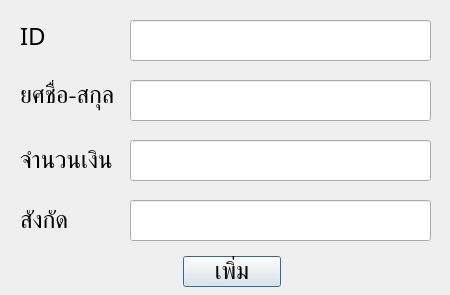
<?xml version="1.0" encoding="UTF-8"?>
<ui version="4.0">
 <class>AddItem</class>
 <widget class="QDialog" name="AddItem">
  <property name="geometry">
   <rect>
    <x>0</x>
    <y>0</y>
    <width>450</width>
    <height>295</height>
   </rect>
  </property>
  <property name="font">
   <font>
    <family>TH SarabunPSK</family>
    <pointsize>18</pointsize>
   </font>
  </property>
  <property name="windowTitle">
   <string>เพิ่มลูกค้า</string>
  </property>
  <widget class="QLabel" name="label">
   <property name="geometry">
    <rect>
     <x>20</x>
     <y>20</y>
     <width>101</width>
     <height>31</height>
    </rect>
   </property>
   <property name="font">
    <font>
     <family>TH SarabunPSK</family>
     <pointsize>18</pointsize>
    </font>
   </property>
   <property name="text">
    <string>ID</string>
   </property>
  </widget>
  <widget class="QLabel" name="label_2">
   <property name="geometry">
    <rect>
     <x>20</x>
     <y>80</y>
     <width>101</width>
     <height>31</height>
    </rect>
   </property>
   <property name="font">
    <font>
     <family>TH SarabunPSK</family>
     <pointsize>18</pointsize>
    </font>
   </property>
   <property name="text">
    <string>ยศชื่อ-สกุล</string>
   </property>
  </widget>
  <widget class="QLabel" name="label_3">
   <property name="geometry">
    <rect>
     <x>20</x>
     <y>150</y>
     <width>101</width>
     <height>21</height>
    </rect>
   </property>
   <property name="font">
    <font>
     <family>TH SarabunPSK</family>
     <pointsize>18</pointsize>
    </font>
   </property>
   <property name="text">
    <string>จำนวนเงิน</string>
   </property>
  </widget>
  <widget class="QLabel" name="label_4">
   <property name="geometry">
    <rect>
     <x>20</x>
     <y>210</y>
     <width>91</width>
     <height>21</height>
    </rect>
   </property>
   <property name="font">
    <font>
     <family>TH SarabunPSK</family>
     <pointsize>18</pointsize>
    </font>
   </property>
   <property name="text">
    <string>สังกัด</string>
   </property>
  </widget>
  <widget class="QPushButton" name="add_button">
   <property name="geometry">
    <rect>
     <x>183</x>
     <y>256</y>
     <width>98</width>
     <height>31</height>
    </rect>
   </property>
   <property name="font">
    <font>
     <family>TH SarabunPSK</family>
     <pointsize>18</pointsize>
    </font>
   </property>
   <property name="text">
    <string>เพิ่ม</string>
   </property>
  </widget>
  <widget class="QLineEdit" name="line_money">
   <property name="geometry">
    <rect>
     <x>130</x>
     <y>140</y>
     <width>301</width>
     <height>41</height>
    </rect>
   </property>
   <property name="font">
    <font>
     <family>TH SarabunPSK</family>
     <pointsize>18</pointsize>
    </font>
   </property>
  </widget>
  <widget class="QLineEdit" name="line_units">
   <property name="geometry">
    <rect>
     <x>130</x>
     <y>200</y>
     <width>301</width>
     <height>41</height>
    </rect>
   </property>
   <property name="font">
    <font>
     <family>TH SarabunPSK</family>
     <pointsize>18</pointsize>
    </font>
   </property>
  </widget>
  <widget class="QLineEdit" name="line_name">
   <property name="geometry">
    <rect>
     <x>130</x>
     <y>80</y>
     <width>301</width>
     <height>41</height>
    </rect>
   </property>
   <property name="font">
    <font>
     <family>TH SarabunPSK</family>
     <pointsize>18</pointsize>
    </font>
   </property>
  </widget>
  <widget class="QLineEdit" name="line_id">
   <property name="geometry">
    <rect>
     <x>130</x>
     <y>20</y>
     <width>301</width>
     <height>41</height>
    </rect>
   </property>
   <property name="font">
    <font>
     <family>TH SarabunPSK</family>
     <pointsize>18</pointsize>
    </font>
   </property>
  </widget>
 </widget>
 <resources/>
 <connections/>
</ui>
